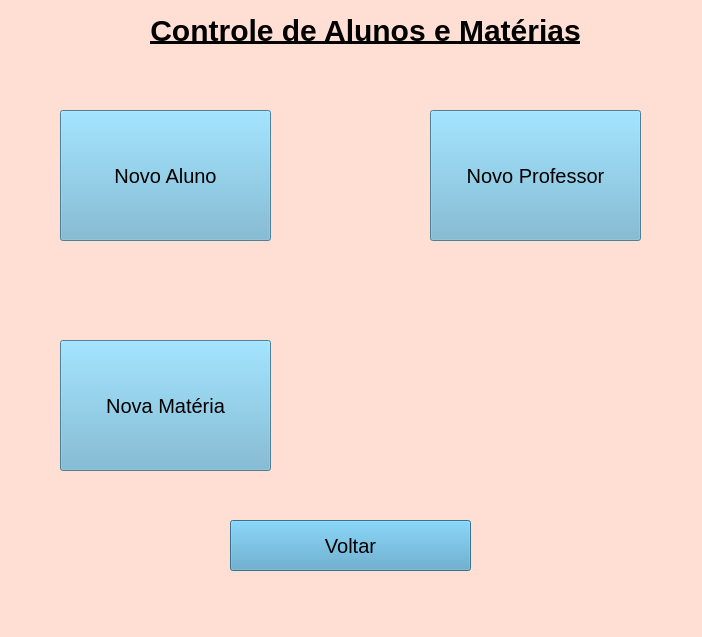
<?xml version="1.0" encoding="UTF-8"?>
<ui version="4.0">
 <class>MainWindow</class>
 <widget class="QMainWindow" name="MainWindow">
  <property name="geometry">
   <rect>
    <x>0</x>
    <y>0</y>
    <width>702</width>
    <height>637</height>
   </rect>
  </property>
  <property name="palette">
   <palette>
    <active>
     <colorrole role="WindowText">
      <brush brushstyle="SolidPattern">
       <color alpha="255">
        <red>0</red>
        <green>0</green>
        <blue>0</blue>
       </color>
      </brush>
     </colorrole>
     <colorrole role="Button">
      <brush brushstyle="SolidPattern">
       <color alpha="255">
        <red>30</red>
        <green>195</green>
        <blue>255</blue>
       </color>
      </brush>
     </colorrole>
     <colorrole role="Light">
      <brush brushstyle="SolidPattern">
       <color alpha="255">
        <red>255</red>
        <green>255</green>
        <blue>255</blue>
       </color>
      </brush>
     </colorrole>
     <colorrole role="Midlight">
      <brush brushstyle="SolidPattern">
       <color alpha="255">
        <red>255</red>
        <green>239</green>
        <blue>233</blue>
       </color>
      </brush>
     </colorrole>
     <colorrole role="Dark">
      <brush brushstyle="SolidPattern">
       <color alpha="255">
        <red>127</red>
        <green>111</green>
        <blue>105</blue>
       </color>
      </brush>
     </colorrole>
     <colorrole role="Mid">
      <brush brushstyle="SolidPattern">
       <color alpha="255">
        <red>170</red>
        <green>149</green>
        <blue>141</blue>
       </color>
      </brush>
     </colorrole>
     <colorrole role="Text">
      <brush brushstyle="SolidPattern">
       <color alpha="255">
        <red>0</red>
        <green>0</green>
        <blue>0</blue>
       </color>
      </brush>
     </colorrole>
     <colorrole role="BrightText">
      <brush brushstyle="SolidPattern">
       <color alpha="255">
        <red>255</red>
        <green>255</green>
        <blue>255</blue>
       </color>
      </brush>
     </colorrole>
     <colorrole role="ButtonText">
      <brush brushstyle="SolidPattern">
       <color alpha="255">
        <red>0</red>
        <green>0</green>
        <blue>0</blue>
       </color>
      </brush>
     </colorrole>
     <colorrole role="Base">
      <brush brushstyle="SolidPattern">
       <color alpha="255">
        <red>255</red>
        <green>255</green>
        <blue>255</blue>
       </color>
      </brush>
     </colorrole>
     <colorrole role="Window">
      <brush brushstyle="SolidPattern">
       <color alpha="255">
        <red>255</red>
        <green>223</green>
        <blue>211</blue>
       </color>
      </brush>
     </colorrole>
     <colorrole role="Shadow">
      <brush brushstyle="SolidPattern">
       <color alpha="255">
        <red>0</red>
        <green>0</green>
        <blue>0</blue>
       </color>
      </brush>
     </colorrole>
     <colorrole role="AlternateBase">
      <brush brushstyle="SolidPattern">
       <color alpha="255">
        <red>255</red>
        <green>239</green>
        <blue>233</blue>
       </color>
      </brush>
     </colorrole>
     <colorrole role="ToolTipBase">
      <brush brushstyle="SolidPattern">
       <color alpha="255">
        <red>255</red>
        <green>255</green>
        <blue>220</blue>
       </color>
      </brush>
     </colorrole>
     <colorrole role="ToolTipText">
      <brush brushstyle="SolidPattern">
       <color alpha="255">
        <red>0</red>
        <green>0</green>
        <blue>0</blue>
       </color>
      </brush>
     </colorrole>
     <colorrole role="PlaceholderText">
      <brush brushstyle="SolidPattern">
       <color alpha="128">
        <red>0</red>
        <green>0</green>
        <blue>0</blue>
       </color>
      </brush>
     </colorrole>
    </active>
    <inactive>
     <colorrole role="WindowText">
      <brush brushstyle="SolidPattern">
       <color alpha="255">
        <red>0</red>
        <green>0</green>
        <blue>0</blue>
       </color>
      </brush>
     </colorrole>
     <colorrole role="Button">
      <brush brushstyle="SolidPattern">
       <color alpha="255">
        <red>30</red>
        <green>195</green>
        <blue>255</blue>
       </color>
      </brush>
     </colorrole>
     <colorrole role="Light">
      <brush brushstyle="SolidPattern">
       <color alpha="255">
        <red>255</red>
        <green>255</green>
        <blue>255</blue>
       </color>
      </brush>
     </colorrole>
     <colorrole role="Midlight">
      <brush brushstyle="SolidPattern">
       <color alpha="255">
        <red>255</red>
        <green>239</green>
        <blue>233</blue>
       </color>
      </brush>
     </colorrole>
     <colorrole role="Dark">
      <brush brushstyle="SolidPattern">
       <color alpha="255">
        <red>127</red>
        <green>111</green>
        <blue>105</blue>
       </color>
      </brush>
     </colorrole>
     <colorrole role="Mid">
      <brush brushstyle="SolidPattern">
       <color alpha="255">
        <red>170</red>
        <green>149</green>
        <blue>141</blue>
       </color>
      </brush>
     </colorrole>
     <colorrole role="Text">
      <brush brushstyle="SolidPattern">
       <color alpha="255">
        <red>0</red>
        <green>0</green>
        <blue>0</blue>
       </color>
      </brush>
     </colorrole>
     <colorrole role="BrightText">
      <brush brushstyle="SolidPattern">
       <color alpha="255">
        <red>255</red>
        <green>255</green>
        <blue>255</blue>
       </color>
      </brush>
     </colorrole>
     <colorrole role="ButtonText">
      <brush brushstyle="SolidPattern">
       <color alpha="255">
        <red>0</red>
        <green>0</green>
        <blue>0</blue>
       </color>
      </brush>
     </colorrole>
     <colorrole role="Base">
      <brush brushstyle="SolidPattern">
       <color alpha="255">
        <red>255</red>
        <green>255</green>
        <blue>255</blue>
       </color>
      </brush>
     </colorrole>
     <colorrole role="Window">
      <brush brushstyle="SolidPattern">
       <color alpha="255">
        <red>255</red>
        <green>223</green>
        <blue>211</blue>
       </color>
      </brush>
     </colorrole>
     <colorrole role="Shadow">
      <brush brushstyle="SolidPattern">
       <color alpha="255">
        <red>0</red>
        <green>0</green>
        <blue>0</blue>
       </color>
      </brush>
     </colorrole>
     <colorrole role="AlternateBase">
      <brush brushstyle="SolidPattern">
       <color alpha="255">
        <red>255</red>
        <green>239</green>
        <blue>233</blue>
       </color>
      </brush>
     </colorrole>
     <colorrole role="ToolTipBase">
      <brush brushstyle="SolidPattern">
       <color alpha="255">
        <red>255</red>
        <green>255</green>
        <blue>220</blue>
       </color>
      </brush>
     </colorrole>
     <colorrole role="ToolTipText">
      <brush brushstyle="SolidPattern">
       <color alpha="255">
        <red>0</red>
        <green>0</green>
        <blue>0</blue>
       </color>
      </brush>
     </colorrole>
     <colorrole role="PlaceholderText">
      <brush brushstyle="SolidPattern">
       <color alpha="128">
        <red>0</red>
        <green>0</green>
        <blue>0</blue>
       </color>
      </brush>
     </colorrole>
    </inactive>
    <disabled>
     <colorrole role="WindowText">
      <brush brushstyle="SolidPattern">
       <color alpha="255">
        <red>127</red>
        <green>111</green>
        <blue>105</blue>
       </color>
      </brush>
     </colorrole>
     <colorrole role="Button">
      <brush brushstyle="SolidPattern">
       <color alpha="255">
        <red>30</red>
        <green>195</green>
        <blue>255</blue>
       </color>
      </brush>
     </colorrole>
     <colorrole role="Light">
      <brush brushstyle="SolidPattern">
       <color alpha="255">
        <red>255</red>
        <green>255</green>
        <blue>255</blue>
       </color>
      </brush>
     </colorrole>
     <colorrole role="Midlight">
      <brush brushstyle="SolidPattern">
       <color alpha="255">
        <red>255</red>
        <green>239</green>
        <blue>233</blue>
       </color>
      </brush>
     </colorrole>
     <colorrole role="Dark">
      <brush brushstyle="SolidPattern">
       <color alpha="255">
        <red>127</red>
        <green>111</green>
        <blue>105</blue>
       </color>
      </brush>
     </colorrole>
     <colorrole role="Mid">
      <brush brushstyle="SolidPattern">
       <color alpha="255">
        <red>170</red>
        <green>149</green>
        <blue>141</blue>
       </color>
      </brush>
     </colorrole>
     <colorrole role="Text">
      <brush brushstyle="SolidPattern">
       <color alpha="255">
        <red>127</red>
        <green>111</green>
        <blue>105</blue>
       </color>
      </brush>
     </colorrole>
     <colorrole role="BrightText">
      <brush brushstyle="SolidPattern">
       <color alpha="255">
        <red>255</red>
        <green>255</green>
        <blue>255</blue>
       </color>
      </brush>
     </colorrole>
     <colorrole role="ButtonText">
      <brush brushstyle="SolidPattern">
       <color alpha="255">
        <red>127</red>
        <green>111</green>
        <blue>105</blue>
       </color>
      </brush>
     </colorrole>
     <colorrole role="Base">
      <brush brushstyle="SolidPattern">
       <color alpha="255">
        <red>255</red>
        <green>223</green>
        <blue>211</blue>
       </color>
      </brush>
     </colorrole>
     <colorrole role="Window">
      <brush brushstyle="SolidPattern">
       <color alpha="255">
        <red>255</red>
        <green>223</green>
        <blue>211</blue>
       </color>
      </brush>
     </colorrole>
     <colorrole role="Shadow">
      <brush brushstyle="SolidPattern">
       <color alpha="255">
        <red>0</red>
        <green>0</green>
        <blue>0</blue>
       </color>
      </brush>
     </colorrole>
     <colorrole role="AlternateBase">
      <brush brushstyle="SolidPattern">
       <color alpha="255">
        <red>255</red>
        <green>223</green>
        <blue>211</blue>
       </color>
      </brush>
     </colorrole>
     <colorrole role="ToolTipBase">
      <brush brushstyle="SolidPattern">
       <color alpha="255">
        <red>255</red>
        <green>255</green>
        <blue>220</blue>
       </color>
      </brush>
     </colorrole>
     <colorrole role="ToolTipText">
      <brush brushstyle="SolidPattern">
       <color alpha="255">
        <red>0</red>
        <green>0</green>
        <blue>0</blue>
       </color>
      </brush>
     </colorrole>
     <colorrole role="PlaceholderText">
      <brush brushstyle="SolidPattern">
       <color alpha="128">
        <red>0</red>
        <green>0</green>
        <blue>0</blue>
       </color>
      </brush>
     </colorrole>
    </disabled>
   </palette>
  </property>
  <property name="windowTitle">
   <string>MainWindow</string>
  </property>
  <widget class="QWidget" name="centralwidget">
   <widget class="QLabel" name="label">
    <property name="geometry">
     <rect>
      <x>90</x>
      <y>10</y>
      <width>551</width>
      <height>41</height>
     </rect>
    </property>
    <property name="font">
     <font>
      <pointsize>-1</pointsize>
      <weight>75</weight>
      <bold>true</bold>
      <underline>true</underline>
     </font>
    </property>
    <property name="styleSheet">
     <string notr="true">font-size:30px;</string>
    </property>
    <property name="text">
     <string>Controle de Alunos e Matérias</string>
    </property>
    <property name="alignment">
     <set>Qt::AlignCenter</set>
    </property>
   </widget>
   <widget class="QPushButton" name="pushButton">
    <property name="geometry">
     <rect>
      <x>60</x>
      <y>110</y>
      <width>211</width>
      <height>131</height>
     </rect>
    </property>
    <property name="styleSheet">
     <string notr="true">font-size:20px;
box-shadow: none;
background-color:#6CB2D1</string>
    </property>
    <property name="text">
     <string>Novo Aluno</string>
    </property>
   </widget>
   <widget class="QPushButton" name="pushButton_2">
    <property name="geometry">
     <rect>
      <x>430</x>
      <y>110</y>
      <width>211</width>
      <height>131</height>
     </rect>
    </property>
    <property name="styleSheet">
     <string notr="true">font-size:20px;
box-shadow: none;
background-color:#6CB2D1</string>
    </property>
    <property name="text">
     <string>Novo Professor</string>
    </property>
   </widget>
   <widget class="QPushButton" name="pushButton_3">
    <property name="geometry">
     <rect>
      <x>60</x>
      <y>340</y>
      <width>211</width>
      <height>131</height>
     </rect>
    </property>
    <property name="styleSheet">
     <string notr="true">font-size:20px;
box-shadow: none;
background-color:#6CB2D1</string>
    </property>
    <property name="text">
     <string>Nova Matéria</string>
    </property>
   </widget>
   <widget class="QPushButton" name="pushButton_5">
    <property name="geometry">
     <rect>
      <x>230</x>
      <y>520</y>
      <width>241</width>
      <height>51</height>
     </rect>
    </property>
    <property name="styleSheet">
     <string notr="true">font-size:20px;
background-color:#4F9EC4</string>
    </property>
    <property name="text">
     <string>Voltar</string>
    </property>
   </widget>
  </widget>
  <widget class="QMenuBar" name="menubar">
   <property name="geometry">
    <rect>
     <x>0</x>
     <y>0</y>
     <width>702</width>
     <height>26</height>
    </rect>
   </property>
  </widget>
 </widget>
 <resources/>
 <connections/>
</ui>
